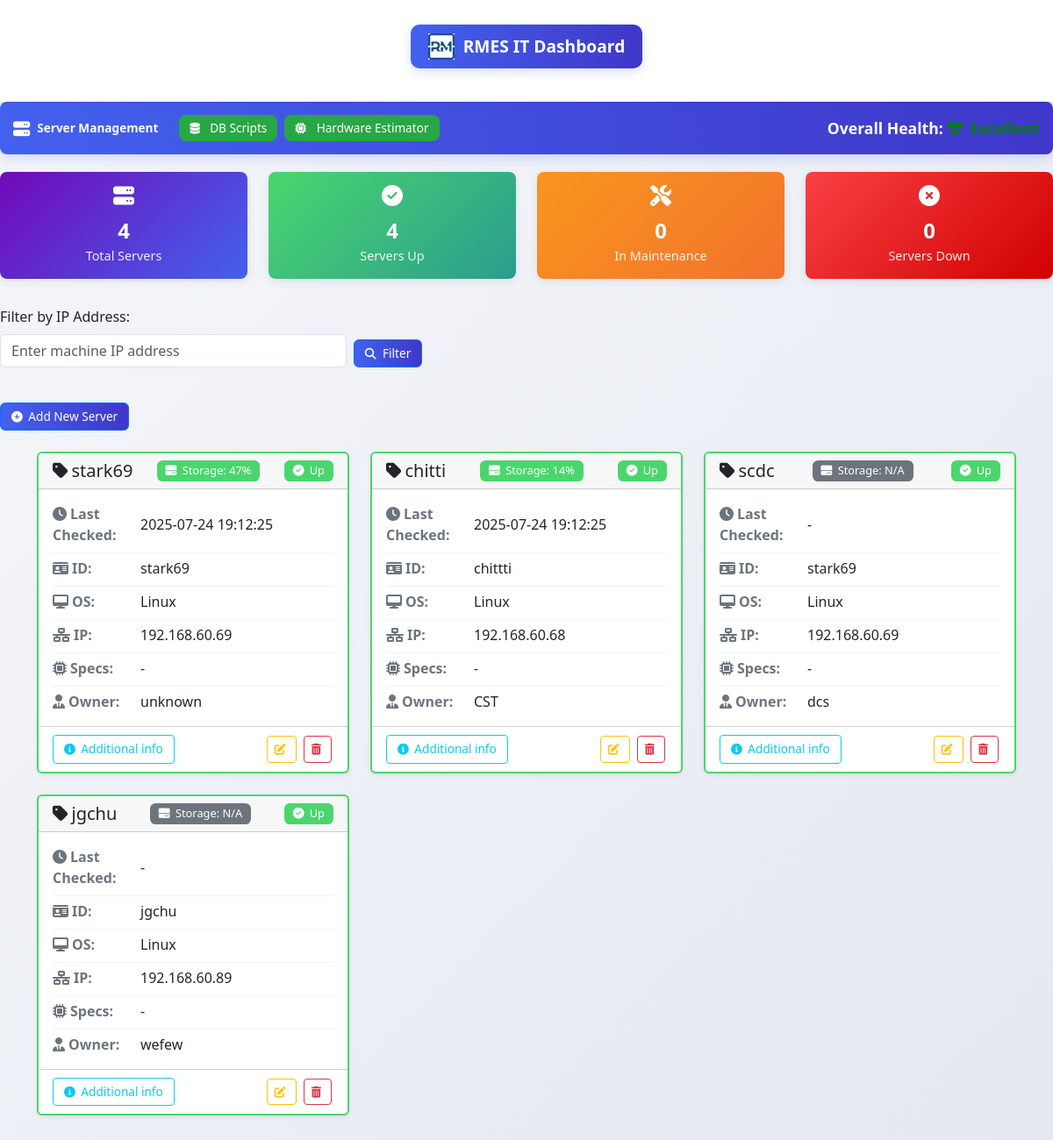
/dashboard, run on the app's committed database.
### app/models.py (models this page shows)
class Server(db.Model):
    id = db.Column(db.Integer, primary_key=True)
    machine_id = db.Column(db.String(100), unique=True, nullable=False)
    machine_code = db.Column(db.String(100), nullable=False)
    name = db.Column(db.String(100), nullable=False)
    os = db.Column(db.String(100), nullable=False)
    ip_address = db.Column(db.String(50), nullable=False)
    owner = db.Column(db.String(100))
    specifications = db.Column(db.Text)
    notes = db.Column(db.Text)
    department = db.Column(db.String(240))
    email_id_prim = db.Column(db.String(240))
    purpose = db.Column(db.String(240))  # This acts as 'service' (e.g., 'RM', 'Jenkins')
    status = db.Column(db.String(20)) # 'Up' or 'Down'
    machine_psw = db.Column(db.String(20))
    notification_mode =  db.Column(db.Integer)
    notify_interval =  db.Column(db.Integer)
    health = db.relationship('HealthCheck', backref='server', uselist=False, cascade="all, delete-orphan")

class HealthCheck(db.Model):
    id = db.Column(db.Integer, primary_key=True)
    server_id = db.Column(db.Integer, db.ForeignKey('server.id'), nullable=False)
    port_22 = db.Column(db.String(10), default='Unknown')
    port_80 = db.Column(db.String(10), default='Unknown')
    port_8080 = db.Column(db.String(10), default='Unknown')
    port_5432 = db.Column(db.String(10), default='Unknown')
    storage = db.Column(db.Integer)
    last_checked = db.Column(db.DateTime)
    last_alert_sent = db.Column(db.DateTime, nullable=True)
    healthcheck = db.Column(db.String(100))
    alarm_status = db.Column(db.Boolean, default=False)

### app/routes.py (the view, shortened to what this page needs)
@main.route('/')
@main.route('/dashboard')
def dashboard():
    ip_filter = request.args.get('ip', '').strip()
    if ip_filter:
        servers = Server.query.filter(Server.ip_address.like(f"%{ip_filter}%")).all()
    else:
        servers = Server.query.all()
    total_servers = len(servers)
    status_counts = Counter(s.status for s in servers)
    up_servers = status_counts.get('Up', 0)
    maintenance_servers = status_counts.get('Maintenance', 0)
    down_servers = status_counts.get('Down', 0)
    try:
        health_percentage = (up_servers / total_servers) * 100
    except ZeroDivisionError:
        health_percentage = 0
    if health_percentage >= 90:
        health_status = "Excellent"
        health_color = "green"
    elif health_percentage >= 75:
        health_status = "Good"
        health_color = "#2a9d8f"
    elif health_percentage >= 50:
        health_status = "Fair"
        health_color = "#f8961e"
    else:
        health_status = "Critical"
        health_color = "#f94144"
    health_data = HealthCheck.query.all()
    for h in health_data:
        h.last_checked = utc_to_ist(h.last_checked)
    health_map = {h.server_id: h for h in health_data}
    return render_template('dashboard.html',
        servers=servers,
        total_servers=total_servers,
        up_servers=up_servers,
        maintenance_servers=maintenance_servers,
        down_servers=down_servers,
        health_percentage=health_percentage,
        health_status=health_status,
        health_color=health_color,
        ip_filter=ip_filter,
        health_map=health_map,
    )

### app/routes.py (called while the page is built)
@main.before_request
def load_user():
    auth = request.authorization
    g.current_user = BasicAuthUser(auth) if auth else BasicAuthUser(None)

@main.context_processor
def inject_user():
    return dict(current_user=g.get('current_user', BasicAuthUser(None)))

def utc_to_ist(utc_dt):
    if utc_dt is None:
        return None
    ist = pytz.timezone('Asia/Kolkata')
    if utc_dt.tzinfo is None:
        utc_dt = pytz.utc.localize(utc_dt)
    return utc_dt.astimezone(ist).strftime('%Y-%m-%d %H:%M:%S')

### app/templates/dashboard.html (shortened to what this page needs)
<!DOCTYPE html>
<html lang="en">
<head>
    <link href="https://cdn.jsdelivr.net/npm/bootstrap@5.3.3/dist/css/bootstrap.min.css" rel="stylesheet">
    <link rel="stylesheet" href="https://cdnjs.cloudflare.com/ajax/libs/font-awesome/6.4.0/css/all.min.css">
</head>
<body>
<nav class="navbar navbar-expand-lg navbar-light bg-white shadow-sm">
    <div class="container justify-content-center">
        <a class="navbar-brand mx-auto text-center highlighted-brand" href="#">
            <img src="{{ url_for('static', filename='images/logoRM1.png') }}" alt="Logo" height="50">
            RMES IT Dashboard
        </a>
    </div>
</nav>
<div class="dashboard-header d-flex justify-content-between align-items-center">
    <div class="d-flex align-items-center">
        <h1 class="mb-0 d-flex align-items-center me-4">
            <i class="fas fa-server me-2"></i> Server Management
        </h1>
        <a href="{{ url_for('main.db_scripts') }}" class="btn btn-hardware btn-lg">
            <i class="fas fa-database me-2"></i> DB Scripts
        </a>
<a href="{{ url_for('main.hardware_estimator') }}" class="btn btn-hardware btn-lg ms-2">
    <i class="fas fa-microchip me-2"></i> Hardware Estimator
</a>
    </div>
    <div class="fw-bold" style="font-size: 1.1rem; color: white;">
        Overall Health:
        <span class="fas fa-heartbeat me-1" style="color: {{ health_color }};"></span>
        <span style="color: {{ health_color }};">{{ health_status }}</span>
    </div>
</div>
</div>  <div class="row mb-3">
    <div class="col-md-3">
        <div class="stats-card total text-center">
            <i class="fas fa-server"></i>
            <div class="count">{{ total_servers }}</div>
            <div class="label">Total Servers</div>
        </div>
    </div>
    <div class="col-md-3">
        <div class="stats-card up text-center">
            <i class="fas fa-check-circle"></i>
            <div class="count">{{ up_servers }}</div>
            <div class="label">Servers Up</div>
        </div>
    </div>
    <div class="col-md-3">
        <div class="stats-card maintenance text-center">
            <i class="fas fa-tools"></i>
            <div class="count">{{ maintenance_servers }}</div>
            <div class="label">In Maintenance</div>
        </div>
    </div>
    <div class="col-md-3">
        <div class="stats-card down text-center">
            <i class="fas fa-times-circle"></i>
            <div class="count">{{ down_servers }}</div>
            <div class="label">Servers Down</div>
        </div>
    </div>
</div>
<form method="get" class="mb-4">
  <div class="row g-2 align-items-end">
    <div class="col-md-4">
      <label for="ip" class="form-label">Filter by IP Address:</label>
      <input
        type="text"
        name="ip"
        id="ip"
        value="{{ ip_filter or '' }}"
        class="form-control"
        placeholder="Enter machine IP address">
    </div>
    <div class="col-md-auto">
      <button type="submit" class="btn btn-primary">
        <i class="fas fa-search me-1"></i> Filter
      </button>
    </div>
  </div>
</form>
<a href="{{ url_for('main.add_server') }}" class="btn btn-primary mt-3">
    <i class="fas fa-plus-circle"></i> Add New Server
</a>
<div class="container mt-4">
    <div class="row">
        {% for server in servers %}
        <div class="col-md-6 col-lg-4 mb-4">
            <div class="machine-card card h-100 shadow-sm {% if server.status == 'Down' %}border-danger
                {% elif server.status == 'Maintenance' %}border-warning
                {% elif server.status == 'No Data' %}border-info
                {% else %}border-success{% endif %}">
                <div class="card-header d-flex justify-content-between align-items-center">
                    <h5 class="mb-0">
                        <i class="fas fa-tag me-1"></i>{{ server.name or 'Unnamed Machine' }}
                    </h5>
{% set storage_value = health_map[server.id].storage if server.id in health_map else None %}
{% if server.status == 'Down' %}
    <span class="badge bg-secondary">
        <i class="fas fa-hdd"></i> Storage: {{ storage_value if storage_value is not none else 'N/A' }}
    </span>
{% else %}
    {% if storage_value is not none %}
        {% if storage_value > 80 %}
            <span class="badge bg-danger">
                <i class="fas fa-hdd"></i> Storage: {{ storage_value }}%
            </span>
        {% elif storage_value > 50 %}
            <span class="badge bg-warning text-dark">
                <i class="fas fa-hdd"></i> Storage: {{ storage_value }}%
            </span>
        {% else %}
            <span class="badge bg-success">
                <i class="fas fa-hdd"></i> Storage: {{ storage_value }}%
            </span>
        {% endif %}
    {% else %}
        <span class="badge bg-secondary">
            <i class="fas fa-hdd"></i> Storage: N/A
        </span>
    {% endif %}
{% endif %}
                    <span class="badge status-badge
                        {% if server.status == 'Up' %}up
                        {% elif server.status == 'Maintenance' %}maintenance
                        {% elif server.status == 'No Data' %}nodata
                        {% else %}down{% endif %}">
                        <i class="fas fa-{{
                            'check-circle' if server.status == 'Up' else
                            'tools' if server.status == 'Maintenance' else
                            'question-circle' if server.status == 'No Data' else
                            'times-circle' }}"></i>
                        {{ server.status }}
                    </span>
                </div>
                <div class="card-body">
                    <div class="machine-details">
                        <div class="detail-row">
                            {% set last_checked = health_map[server.id].last_checked if server.id in health_map else None %}
                            <span class="detail-label"><i class="fas fa-clock me-1"></i>Last Checked:</span>
                            <span class="detail-value">
                                {% if last_checked %}
                                    {{ last_checked }}
                                {% else %}
                                    -
                                {% endif %}
                            </span>
                        </div>
                        <div class="detail-row">
                            <span class="detail-label"><i class="fas fa-id-card me-1"></i>ID:</span>
                            <span class="detail-value">{{ server.machine_id or '-' }}</span>
                        </div>
                        <div class="detail-row">
                            <span class="detail-label"><i class="fas fa-desktop me-1"></i>OS:</span>
                            <span class="detail-value">{{ server.os or '-' }}</span>
                        </div>
                        <div class="detail-row">
                            <span class="detail-label"><i class="fas fa-network-wired me-1"></i>IP:</span>
                            <span class="detail-value">{{ server.ip_address or '-' }}</span>
                        </div>
                        <div class="detail-row">
                            <span class="detail-label"><i class="fas fa-microchip me-1"></i>Specs:</span>
                            <span class="detail-value">{{ server.specifications or '-' }}</span>
                        </div>
                        <div class="detail-row">
                            <span class="detail-label"><i class="fas fa-user-tie me-1"></i>Owner:</span>
                            <span class="detail-value">{{ server.owner or '-' }}</span>
                        </div>
                    </div>
                </div>
                <div class="card-footer bg-transparent">
                    <div class="d-flex justify-content-between align-items-center">
                        <button type="button" class="btn btn-sm btn-outline-info"
                            data-bs-toggle="popover"
                            data-bs-html="true"
                            data-bs-trigger="hover"
                            data-bs-placement="top"
                            title="Service for: {{ server.purpose }}"
                            data-bs-content="
                                <div style='text-align: left;'>
                                    <strong>Deparment:</strong> {{ server.department }}<br>
                                    <strong>Notify to:</strong> {{ server.email_id_prim }}<br>
                                    <strong>Notes:</strong> {{ server.notes or '-' }}
                                </div>">
                            <i class="fas fa-info-circle"></i> Additional info
                        </button>
                        <div class="action-buttons">
                            <a href="{{ url_for('main.edit_server', id=server.id) }}" class="btn btn-sm btn-outline-warning">
                                <i class="fas fa-edit"></i>
                            </a>
                            <form method="POST" action="{{ url_for('main.delete_server', id=server.id) }}" style="display:inline;">
                                <button type="submit" class="btn btn-sm btn-outline-danger" onclick="return confirm('Are you sure?')">
                                    <i class="fas fa-trash-alt"></i>
                                </button>
                            </form>
                        </div>
                    </div>
                </div>
            </div>
        </div>
        {% endfor %}
    </div>
</div>
</body>
</html>

### app/templates/dashboard.html (style rules this page uses)
:root { --primary-color: #4361ee; --secondary-color: #3f37c9; --accent-color: #4cc9f0; --success-color: #4ad66d; --warning-color: #f8961e; --danger-color: #f94144; --info-color: #4895ef; }
body { background: linear-gradient(135deg, #f5f7fa 0%, #e4e8f0 100%); font-family: 'Segoe UI', Tahoma, Geneva, Verdana, sans-serif; min-height: 100vh; }
.navbar-brand { font-weight: 700; font-size: 0.85rem; color: var(--primary-color); display: flex; align-items: center; }
.navbar-brand img { margin-right: 10px; height: 30px; }
.container { margin-top: 20px; padding-bottom: 30px; }
.dashboard-header { background: linear-gradient(90deg, var(--primary-color) 0%, var(--secondary-color) 100%); color: white; padding: 15px; border-radius: 8px; margin-bottom: 20px; box-shadow: 0 4px 15px rgba(67, 97, 238, 0.2); }
.dashboard-header h1 { font-weight: 700; margin: 0; font-size: 0.85rem; display: flex; align-items: center; }
.dashboard-header i { margin-right: 10px; font-size: 1.2rem; }
.stats-card { border-radius: 8px; padding: 15px; margin-bottom: 15px; color: white; box-shadow: 0 3px 10px rgba(0,0,0,0.08); transition: transform 0.2s ease; }
.stats-card i { font-size: 1.5rem; margin-bottom: 10px; }
.stats-card .count { font-size: 1.5rem; font-weight: 700; }
.stats-card .label { font-size: 0.9rem; opacity: 0.9; }
.stats-card.total { background: linear-gradient(135deg, #7209b7 0%, #4361ee 100%); }
.stats-card.up { background: linear-gradient(135deg, var(--success-color) 0%, #2a9d8f 100%); }
.stats-card.maintenance { background: linear-gradient(135deg, var(--warning-color) 0%, #f3722c 100%); }
.stats-card.down { background: linear-gradient(135deg, var(--danger-color) 0%, #d00000 100%); }
.badge { padding: 5px 10px; font-weight: 600; font-size: 0.8rem; }
.badge i { font-size: 0.8rem; margin-right: 3px; }
.btn { padding: 5px 12px; font-size: 0.85rem; }
.btn i { font-size: 0.8rem; margin-right: 3px; }
.action-buttons .btn { margin: 2px; padding: 4px 8px; }
.btn-primary { background: linear-gradient(90deg, var(--primary-color) 0%, var(--secondary-color) 100%); }
.status-badge.up { background-color: var(--success-color); }
.highlighted-brand { background: linear-gradient(90deg, var(--primary-color), var(--secondary-color)); color: white !important; padding: 10px 20px; border-radius: 10px; font-weight: bold; font-size: 1.2rem; box-shadow: 0 4px 12px rgba(67, 97, 238, 0.2); display: flex; align-items: center; justify-content: center; text-align: center; }
.highlighted-brand img { margin-right: 10px; height: 30px; }
.machine-card { transition: all 0.3s ease; border-width: 2px; }
.card-header { font-weight: 600; background-color: rgba(0,0,0,0.03); }
.detail-row { display: flex; margin-bottom: 8px; padding-bottom: 8px; border-bottom: 1px solid rgba(0,0,0,0.05); }
.detail-row:last-child { border-bottom: none; margin-bottom: 0; padding-bottom: 0; }
.detail-label { font-weight: 600; width: 100px; color: #6c757d; }
.detail-value { flex: 1; word-break: break-word; }
.bg-success { background-color: #4ad66d !important; }
.border-success { border-color: #4ad66d !important; }
.badge { padding: 5px 10px; border-radius: 0.5em; font-weight: 500; }
.detail-row { display: flex; align-items: center; margin-bottom: 5px; }
.btn-hardware { background-color: #28a745; color: white; border: none; }

### data on the page
Server: name "stark69", storage_value "47", status "Up", machine "stark69", os "Linux", ip_address "192.168.60.69", specifications "-", owner "unknown"
HealthCheck: last_checked "2025-07-24 19:12:25"
Server: name "chitti", storage_value "14", status "Up", machine "chittti", os "Linux", ip_address "192.168.60.68", specifications "-", owner "CST"
HealthCheck: last_checked "2025-07-24 19:12:25"
Server: name "scdc", shows "Storage: N/A", status "Up", machine "stark69", os "Linux", ip_address "192.168.60.69", specifications "-", owner "dcs"
Server: name "jgchu", shows "Storage: N/A", status "Up", machine "jgchu", os "Linux", ip_address "192.168.60.89", specifications "-", owner "wefew"

### other printed values
{{ total_servers }} "4"
{{ up_servers }} "4"
{{ maintenance_servers }} "0"
{{ down_servers }} "0"
